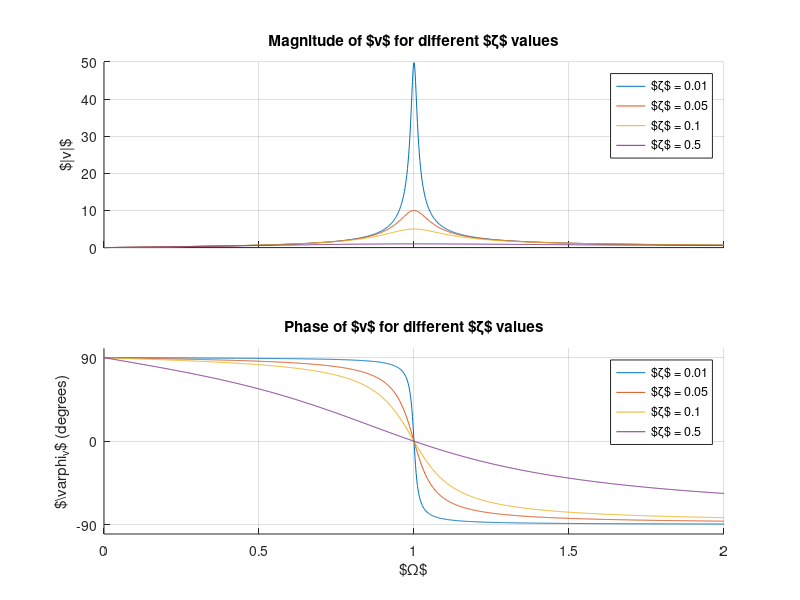

Write the MATLAB code that produced this figure.
clc;
clear;
close all;

% Define the range of Omega and zeta values
Omega = linspace(0, 2, 1000);
zeta_values = [0.01, 0.05, 0.1, 0.5];

% Initialize figures
figure;

% Plot |v| by Omega for different zeta values
subplot(2, 1, 1);
hold on;
for zeta = zeta_values
    v_magnitude = Omega ./ sqrt((1 - Omega.^2).^2 + (2 * zeta * Omega).^2);
    plot(Omega, v_magnitude, 'DisplayName', ['$\zeta$ = ', num2str(zeta)]);
end
ylabel('$|v|$');
title('Magnitude of $v$ for different $\zeta$ values');
legend;
grid on;
set(gca, 'XTickLabel', []); % Remove x-axis tick labels
hold off;

% Plot \varphi_v by Omega for different zeta values
subplot(2, 1, 2);
hold on;
for zeta = zeta_values
    phi_v = atan((1 - Omega.^2) ./ (2 * zeta * Omega)) * (180 / pi); % Convert to degrees
    plot(Omega, phi_v, 'DisplayName', ['$\zeta$ = ', num2str(zeta)]);
end
xlabel('$\Omega$');
ylabel('$\varphi_v$ (degrees)');
title('Phase of $v$ for different $\zeta$ values');
yticks([-180, -90, 0, 90, 180]); % Set y-axis ticks
legend;
grid on;
hold off;


set(gcf, 'units', 'points', 'position', [250, 250 600 400]);

% Save the figure
exportgraphics(gcf, 'graph_output/q1pd.png', 'Resolution', 300);
